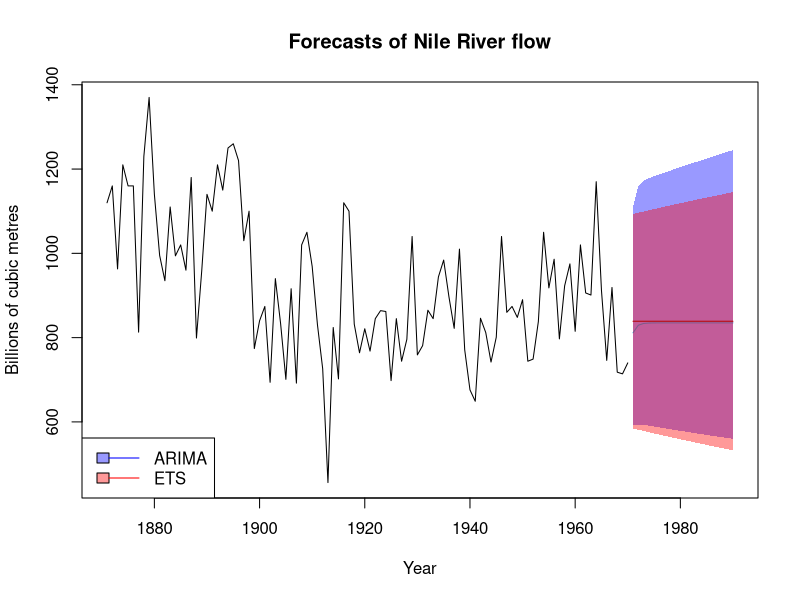

Write the R code that produced this figure.
## ---- chunk 1
library(forecast)

f1 = forecast(auto.arima(Nile, lambda=0), h=20, level=95)
f2 = forecast(ets(Nile), h=20, level=95)

plot(f1, shadecol=rgb(0,0,1,.4), flwd=1,
     main="Forecasts of Nile River flow",
     xlab="Year", ylab="Billions of cubic metres")
polygon(c(time(f2$mean),rev(time(f2$mean))),
        c(f2$lower,rev(f2$upper)),
        col=rgb(1,0,0,.4),
        border=FALSE)
lines(f2$mean, col=rgb(.7,0,0))
legend("bottomleft",
       fill=c(rgb(0,0,1,.4),rgb(1,0,0,.4)),
       col=c("blue","red"), lty=1,
       legend=c("ARIMA","ETS"))
